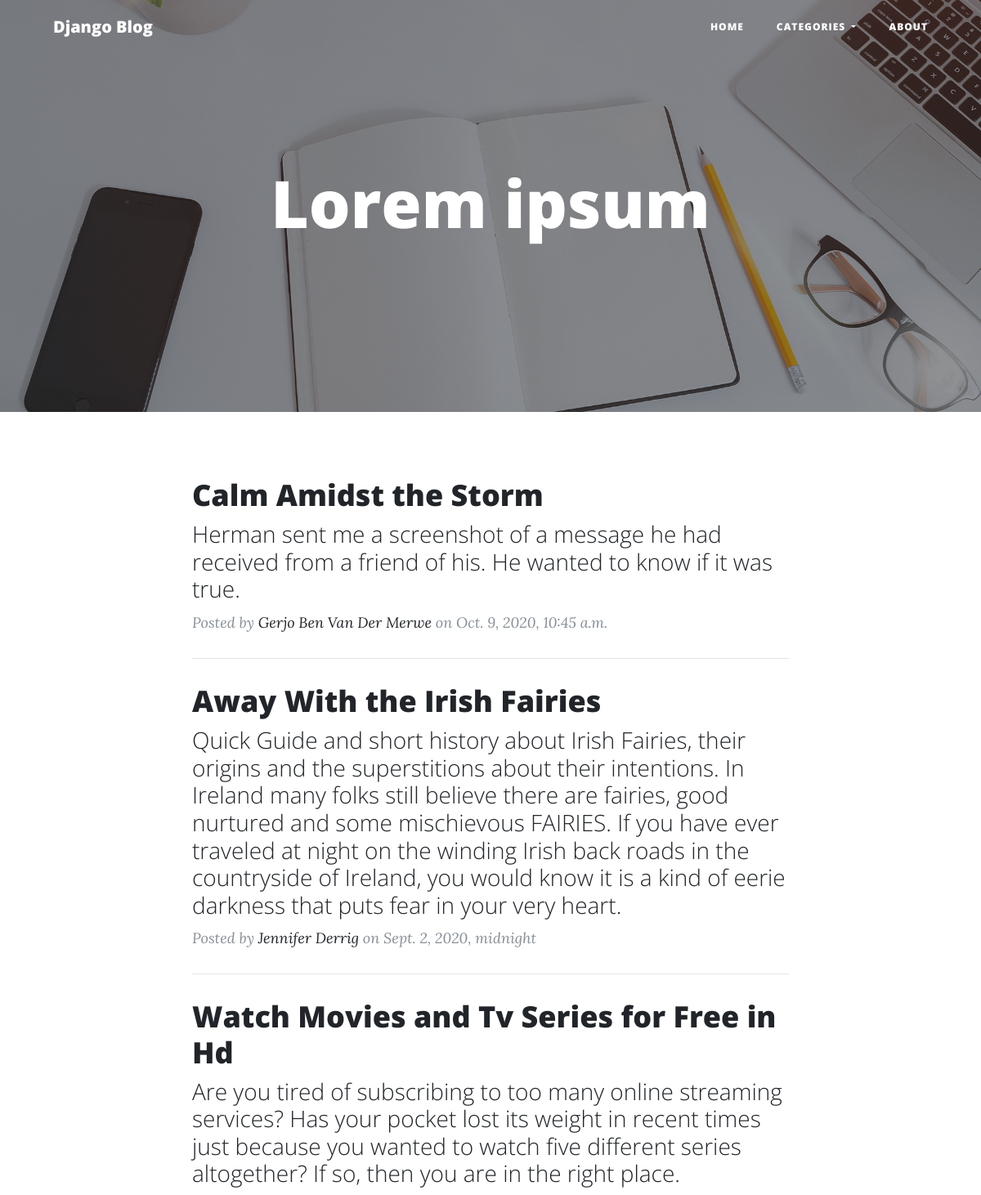
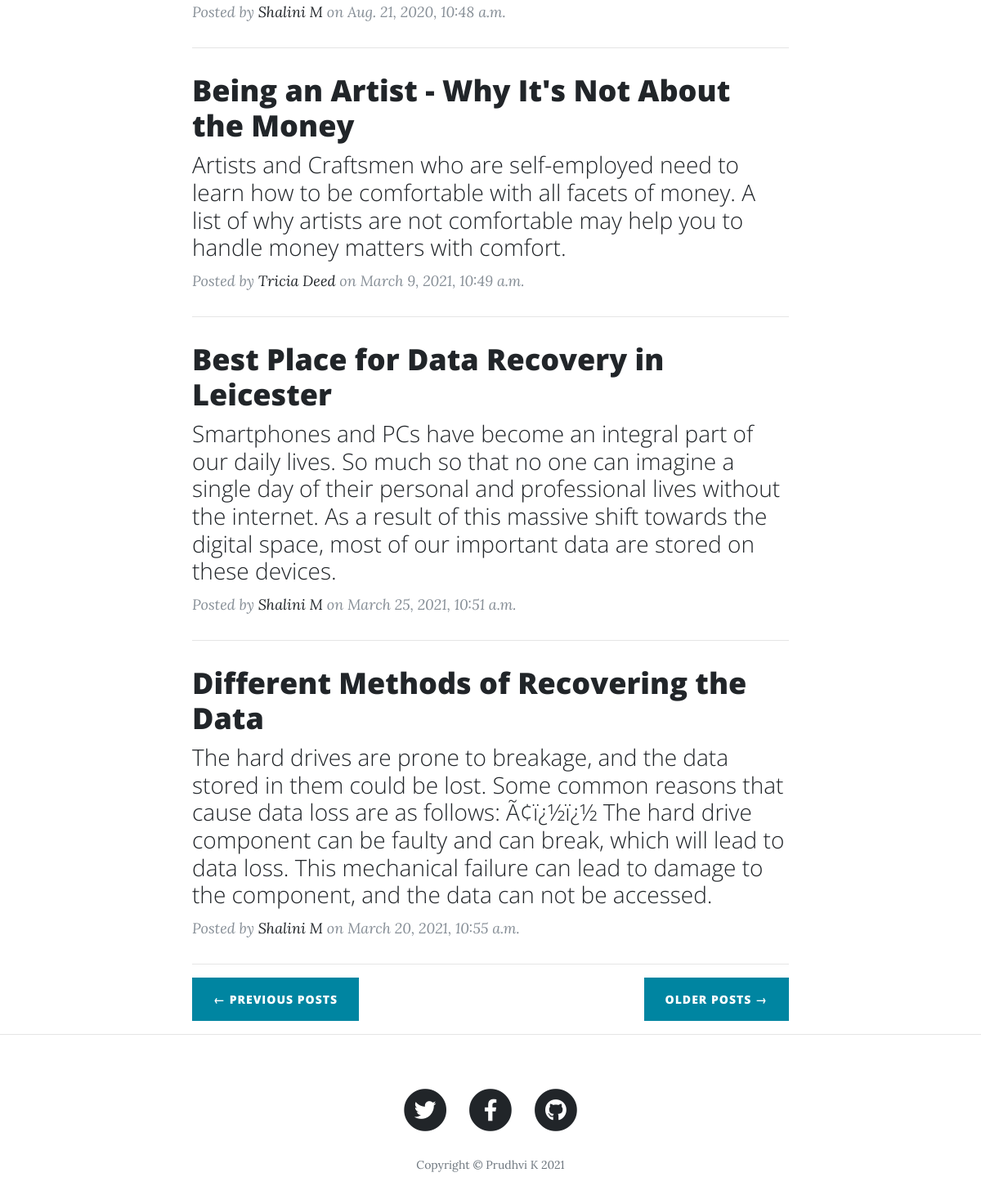
Screenshot of /?page=2 with the database file from the repository (2 pictures, top to bottom).
### blog/models.py (models this page shows)
class Post(models.Model):
    category = models.ForeignKey(Categorie, verbose_name="category",on_delete=models.CASCADE)
    title = models.CharField(max_length=255)
    sub_title = models.TextField()
    body    = models.TextField()
    author    = models.CharField(max_length=255)
    post_date    = models.DateTimeField()

### blog/views.py (the view)
# urls.py: path('',views.home,name='home'),
def home(request):
    post_list = Post.objects.all()
    page = request.GET.get('page', 1)
    paginator = Paginator(post_list, 6)
    try:
        posts = paginator.page(page)
    except PageNotAnInteger:
        posts = paginator.page(1)
    except EmptyPage:
        posts = paginator.page(paginator.num_pages)
    return render(request, 'blog/home.html', { 'posts': posts })

### blog/templates/blog/home.html
{%extends 'base.html' %}
{%block content %}
<div class="container">
    <div class="row">
      <div class="col-lg-8 col-md-10 mx-auto">
        {%for post in posts%}
        <div class="post-preview">
          <a href="/{{post.id}}">
            <h2 class="post-title">
              {{post.title}}
            </h2>
            <h3 class="post-subtitle">
              {{post.sub_title}}
            </h3>
          </a>
          <p class="post-meta">Posted by
            <a href="#">{{post.author}}</a>
            on {{post.post_date}}</p>
        </div>
        <hr>
        {%endfor%}
        <div class="clearfix">
          {% if posts.has_previous %}
          <a class="btn btn-primary float-left" href="?page={{ posts.previous_page_number }}">&larr; Previous Posts</a>
          {%endif%}
          {% if posts.has_next %}
          <a class="btn btn-primary float-right" href="?page={{ posts.next_page_number }}">Older Posts &rarr;</a>
          {%endif%}
        </div>
      </div>
    </div>
  </div>
  <hr>
  {%endblock%}

### rows the page displays
Post: title "Calm Amidst the Storm", sub_title "Herman sent me a screenshot of a message he had received from a friend of his. He wanted to know if it was true.", author "Gerjo Ben Van Der Merwe", post_date "Oct. 9, 2020, 10:45 a.m."
Post: title "Away With the Irish Fairies", sub_title "Quick Guide and short history about Irish Fairies, their origins and the superstitions about their intentions. In Ireland many folks still believe there are fairies, good nurtured and some mischievous FAIRIES. If you have ever traveled at night on the winding Irish back roads in the countryside of Ireland, you would know it is a kind of eerie darkness that puts fear in your very heart.", author "Jennifer Derrig", post_date "Sept. 2, 2020, midnight"
Post: title "Watch Movies and Tv Series for Free in Hd", sub_title "Are you tired of subscribing to too many online streaming services? Has your pocket lost its weight in recent times just because you wanted to watch five different series altogether? If so, then you are in the right place.", author "Shalini M", post_date "Aug. 21, 2020, 10:48 a.m."
Post: title "Being an Artist - Why It's Not About the Money", sub_title "Artists and Craftsmen who are self-employed need to learn how to be comfortable with all facets of money. A list of why artists are not comfortable may help you to handle money matters with comfort.", author "Tricia Deed", post_date "March 9, 2021, 10:49 a.m."
Post: title "Best Place for Data Recovery in Leicester", sub_title "Smartphones and PCs have become an integral part of our daily lives. So much so that no one can imagine a single day of their personal and professional lives without the internet. As a result of this massive shift towards the digital space, most of our important data are stored on these devices.", author "Shalini M", post_date "March 25, 2021, 10:51 a.m."
Post: title "Different Methods of Recovering the Data", sub_title "The hard drives are prone to breakage, and the data stored in them could be lost. Some common reasons that cause data loss are as follows: Ã¢ï¿½ï¿½ The hard drive component can be faulty and can break, which will lead to data loss. This mechanical failure can lead to damage to the component, and the data can not be accessed.", author "Shalini M", post_date "March 20, 2021, 10:55 a.m."
